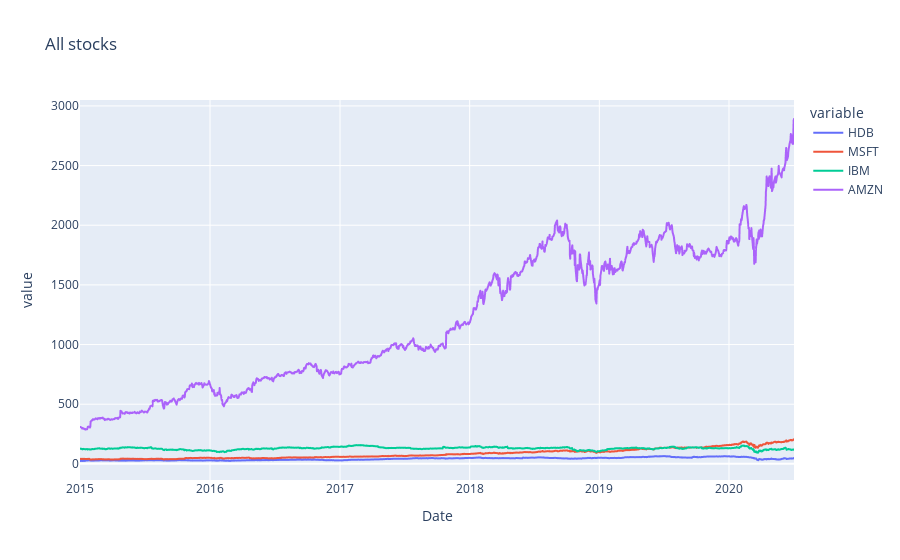

The cell this chart's notebook holds for it:
### Code cell
plt.figure(figsize=(17,8))
fig = px.line(stocks,title = 'All stocks')
fig.show()

### Figure 1 — Plotly figure (JSON) as saved in the notebook; plotly's stock layout.template omitted (floating-point values rounded to 4 significant figures; data arrays with more than 128 entries replaced by an {"elided": "..."} marker saying what was removed)
{"data": [{"hovertemplate": "variable=HDB<br>Date=%{x}<br>value=%{y}<extra></extra>", "legendgroup": "HDB", "line": {"color": "#636efa", "dash": "solid"}, "mode": "lines", "name": "HDB", "showlegend": true, "type": "scattergl", "x": {"elided": "1386 str values"}, "xaxis": "x", "y": {"elided": "1386 float values"}, "yaxis": "y"}, {"hovertemplate": "variable=MSFT<br>Date=%{x}<br>value=%{y}<extra></extra>", "legendgroup": "MSFT", "line": {"color": "#EF553B", "dash": "solid"}, "mode": "lines", "name": "MSFT", "showlegend": true, "type": "scattergl", "x": {"elided": "1386 str values"}, "xaxis": "x", "y": {"elided": "1386 float values"}, "yaxis": "y"}, {"hovertemplate": "variable=IBM<br>Date=%{x}<br>value=%{y}<extra></extra>", "legendgroup": "IBM", "line": {"color": "#00cc96", "dash": "solid"}, "mode": "lines", "name": "IBM", "showlegend": true, "type": "scattergl", "x": {"elided": "1386 str values"}, "xaxis": "x", "y": {"elided": "1386 float values"}, "yaxis": "y"}, {"hovertemplate": "variable=AMZN<br>Date=%{x}<br>value=%{y}<extra></extra>", "legendgroup": "AMZN", "line": {"color": "#ab63fa", "dash": "solid"}, "mode": "lines", "name": "AMZN", "showlegend": true, "type": "scattergl", "x": {"elided": "1386 str values"}, "xaxis": "x", "y": {"elided": "1386 float values"}, "yaxis": "y"}], "layout": {"legend": {"title": {"text": "variable"}, "tracegroupgap": 0}, "title": {"text": "All stocks"}, "xaxis": {"anchor": "y", "domain": [0, 1], "title": {"text": "Date"}}, "yaxis": {"anchor": "x", "domain": [0, 1], "title": {"text": "value"}}}}
